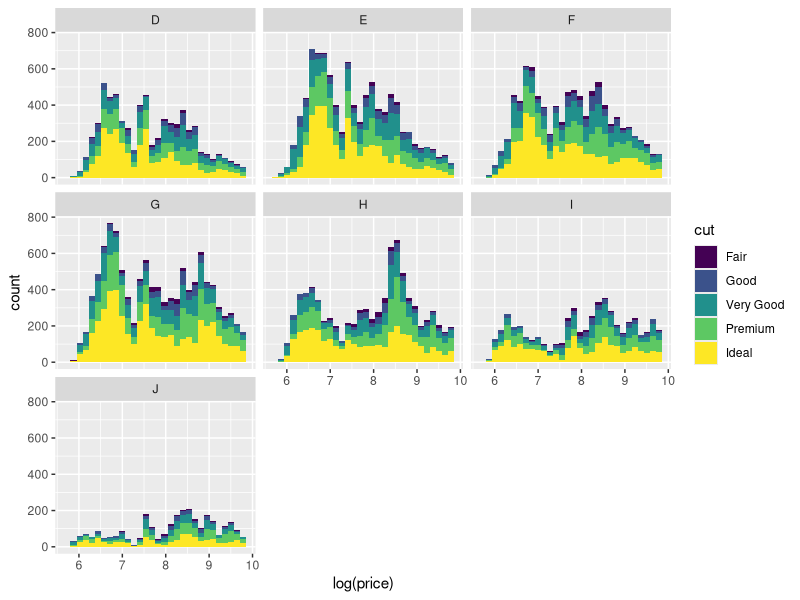
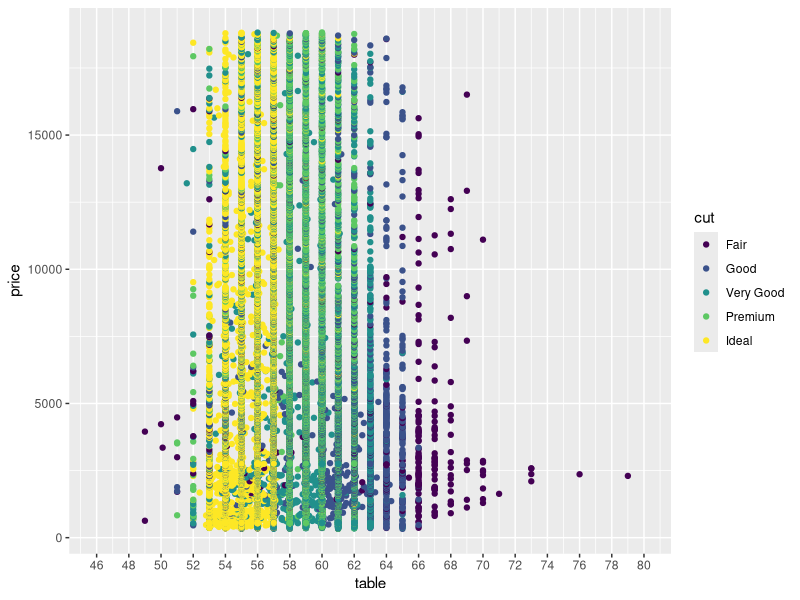
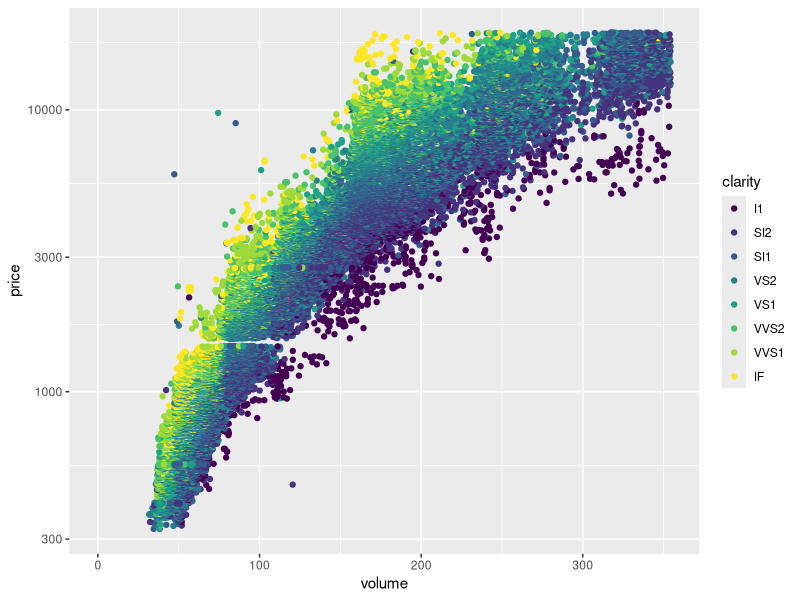

Recreate these plots in R, in order. (Note: this script raises an error after producing the figures.)
library(ggplot2)
data("diamonds")
str(diamonds)

ggplot(aes(x = log(price), fill = cut), data = diamonds) + geom_histogram() +
  facet_wrap(~ color)

str(diamonds)
  
ggplot(aes(table, price), data = diamonds) + geom_point(aes(color = cut)) +
  scale_x_continuous(breaks = seq(46, 80, 2), limits = c(46,80))

diamonds$volume <- with(diamonds,x*y*z)

ggplot(aes(volume, price), data = subset(diamonds, volume != 0)) + geom_point(aes(color = clarity)) +
  scale_y_log10() +
  xlim(0,quantile(diamonds$volume, 0.99))

str(pf)

pf$prop_initiated <- pf$friendships_initiated / pf$friend_count

summary(pf$prop_initiated)

pf_has_friends <- subset(pf, !is.nan(prop_initiated))
pf_has_friends$year_joined <- floor(2014 - (pf_has_friends$tenure/365))
pf_has_friends$year_joined.buckets <- cut(pf_has_friends$year_joined, c(2004, 2009, 2011, 2012, 2014))

ggplot(aes(10 * round(tenure / 10), prop_initiated), data = pf_has_friends) + 
  geom_line(aes(color = year_joined.buckets),
            stat = 'summary',
            fun.y = median)

group1 <- subset(pf_has_friends,
                 year_joined.buckets == '(2012,2014]')

summary(group1)

ggplot(aes(cut, price/carat), data = diamonds) +
  geom_jitter(aes(color = color), alpha = .5) +
  facet_wrap( ~ clarity)

